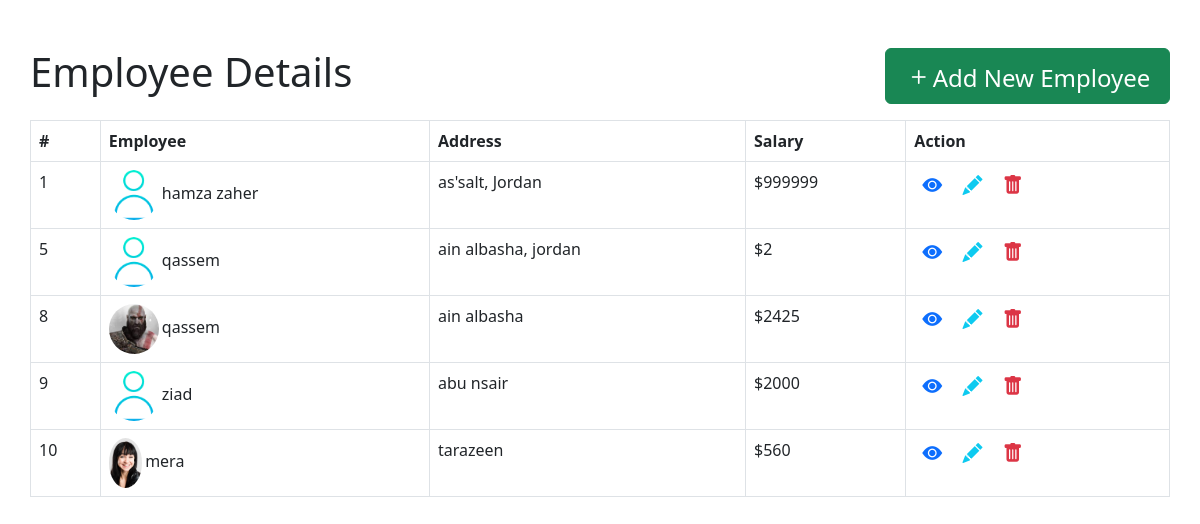
The page / on the database its author committed.
### tables this page shows
CREATE TABLE `employees` (
  `id` int(11) NOT NULL,
  `name` varchar(128) NOT NULL,
  `address` varchar(255) NOT NULL,
  `salary` int(11) NOT NULL,
  `image` longtext DEFAULT NULL
);

### operations/viewAll.php (the view, shortened to what this page needs)
<?php
$sql = "SELECT * FROM employees";
$result = $conn->query($sql);
if ($result->num_rows > 0) {
  while($row = $result->fetch_assoc()) {
    $img = $row['image'];
    if ($img == null) {
      $img = './upload/default.png';
    }else{
      $img = './upload/'.$row['image'];
    }
    echo ("
        <tr>".
        "<td>".$row['id']."</td>".
        "<td>"
        ."<img src='$img' style='border-radius:50%;height:50px; margin-right:3px;'/>"
        .$row['name']."</td>".
        "<td>".$row['address']."</td>".
        "<td>$".$row['salary']."</td>".
        "<td>
        <a href='view.php?id=".$row['id']."'><i class='bi bi-eye-fill fs-5 mx-2'></i></a>
        <a href='edit.php?id=".$row['id']."'><i class='bi bi-pencil-fill text-info fs-5 mx-2'></i></a>
        <a href='./operations/delete.php?id=".$row['id']."'><i class='bi bi-trash-fill text-danger fs-5 mx-2'></i></a>
        </td>"
        ."</tr>
    ");
  }
} else {
  echo "<tr >
        <td colspan='5' class='fs-1 text-center' >
        No Employees Yet
        </td>
        </tr>";
}

### includes/header.php (shortened to what this page needs)
<!DOCTYPE html>
<html lang="en">
<head>
    <link href="https://cdn.jsdelivr.net/npm/bootstrap@5.2.1/dist/css/bootstrap.min.css" rel="stylesheet">
    <link rel="stylesheet" href="https://cdn.jsdelivr.net/npm/bootstrap-icons@1.9.1/font/bootstrap-icons.css">
</head>
<body>

### index.php
<?php
include "./includes/header.php";
include "./includes/conn.php";
?>
<div class="container mt-5">
    <div class="row ">
    <h1 class="col-9 px-0">Employee Details</h1>
    <a class="btn btn-success fs-4 col-3" href="./create.php"><i class="bi bi-plus fs-3"></i>Add New Employee</a>
    </div>
    <div class="row">
    <table class="table table-bordered mt-3">
        <thead>
            <tr>
                <th scope="col">#</th>
                <th scope="col">Employee</th>
                <th scope="col">Address</th>
                <th scope="col">Salary</th>
                <th scope="col">Action</th>
            </tr>
        </thead>
        <tbody>
        <?php
        include "./operations/viewAll.php";
        ?>
        </tbody>
    </table>
    </div>
</div>
<?php
include "./includes/footer.php";
?>

### rows shown on the page
employees: id "1", name "hamza zaher", address "as'salt, Jordan", salary "999999"
employees: id "5", name "qassem", address "ain albasha, jordan", salary "2"
employees: id "8", image (picture), name "qassem", address "ain albasha", salary "2425"
employees: id "9", name "ziad", address "abu nsair", salary "2000"
employees: id "10", image (picture), name "mera", address "tarazeen", salary "560"
